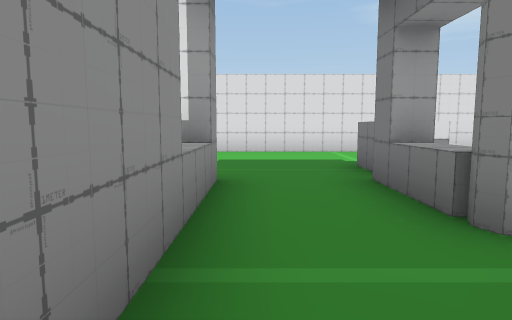
View 1 (above)

24 first-person views from a walk through a 3-D level made in the Unity game engine. The camera is 1.4 m above the floor, tilts 6° down and sees 75° across. The floor is counted in squares, 2 m on a side. Each view is taken from the middle of a square. On the plan, view 1 faces up. The plan holds only what a view shows up to about 10 squares ahead; the rest is blank. The place goes on beyond the plan. The player character is not drawn. Door leaves are left out, so doorways stand open.

View 2
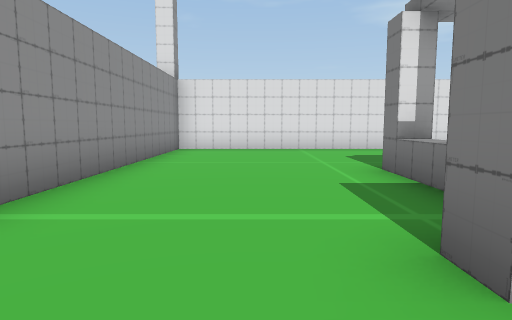

View 3
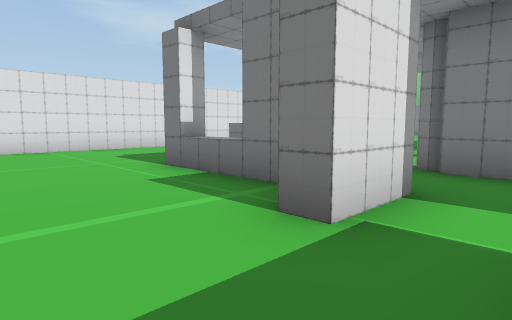

View 4
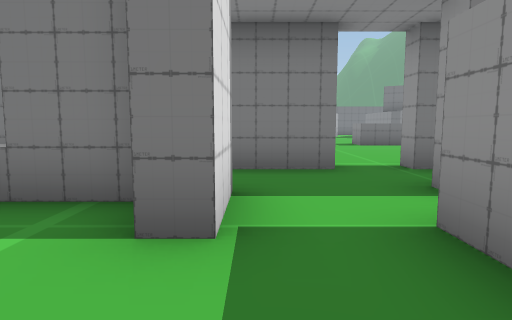

View 5
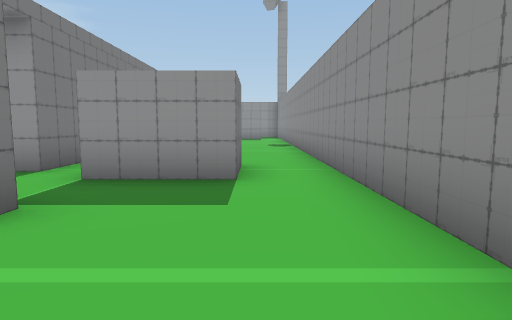

View 6
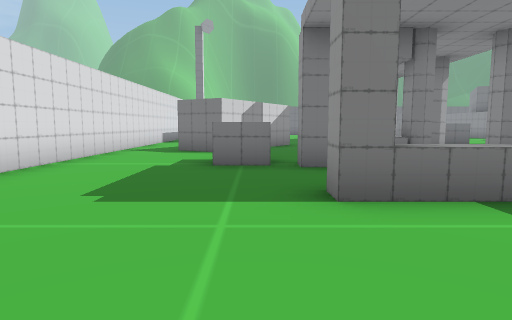

View 7
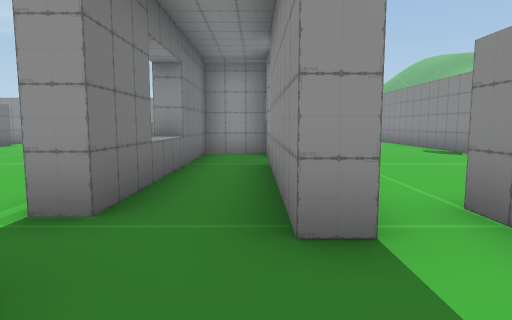

View 8
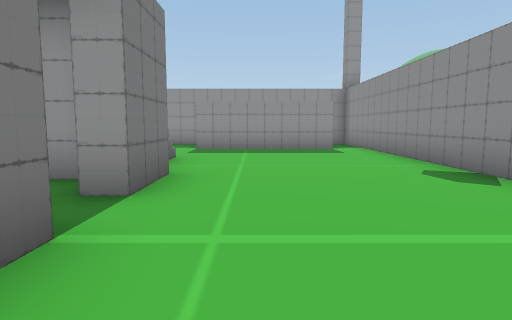

View 9
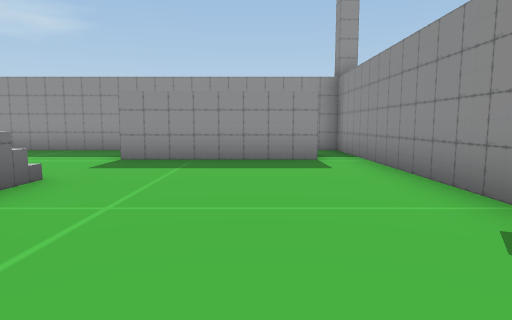

View 10
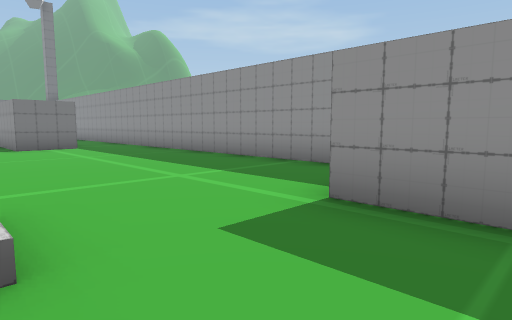

View 11
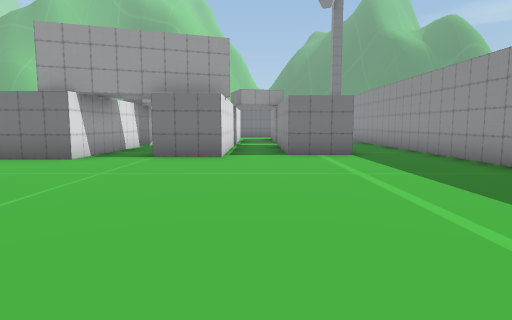

View 12
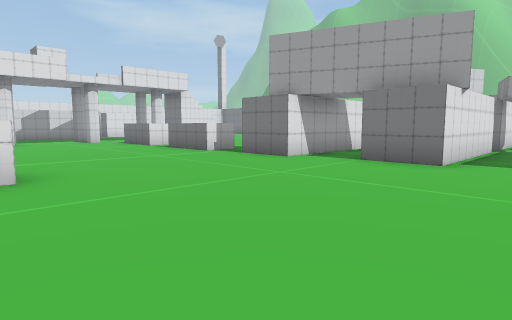

View 13
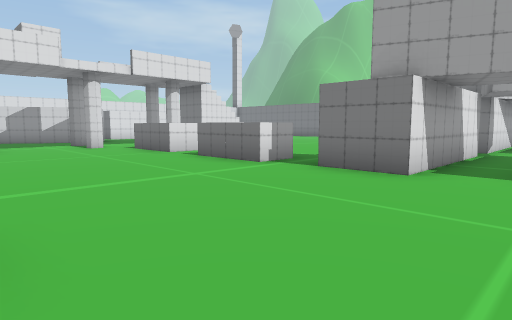

View 14
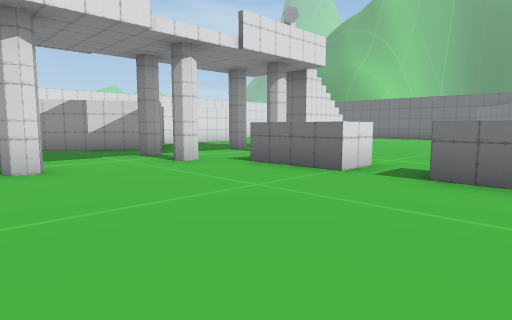

View 15
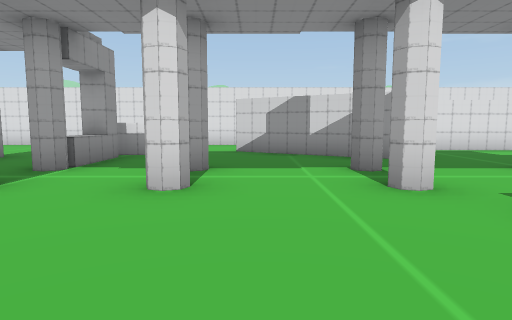

View 16
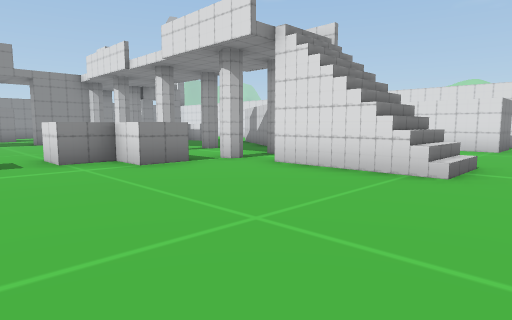

View 17
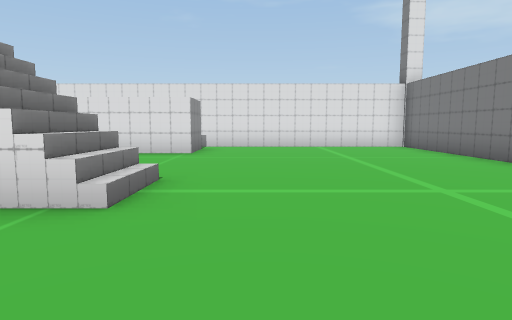

View 18
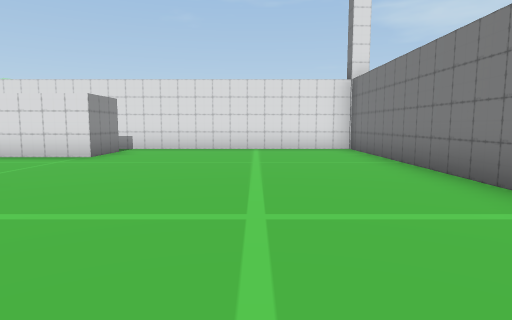

View 19
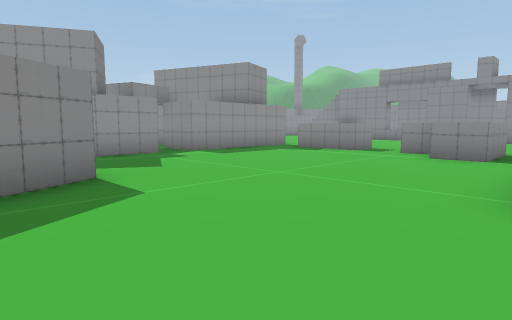

View 20
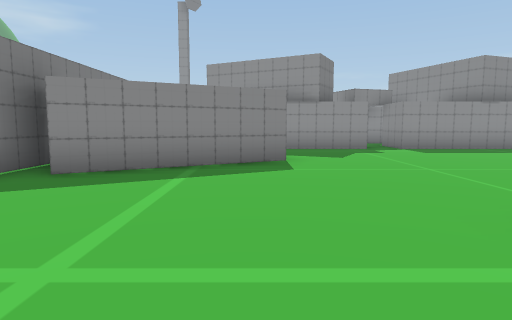

View 21
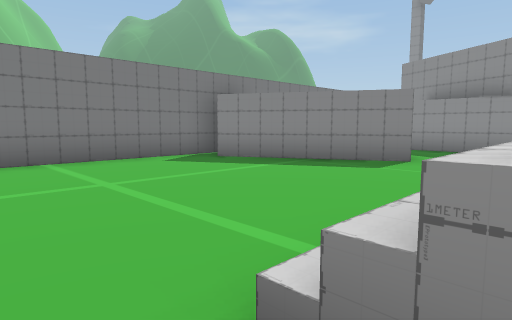

View 22
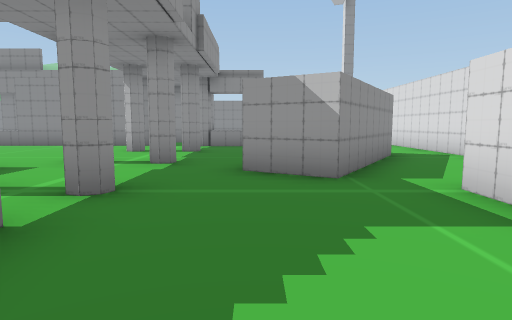

View 23
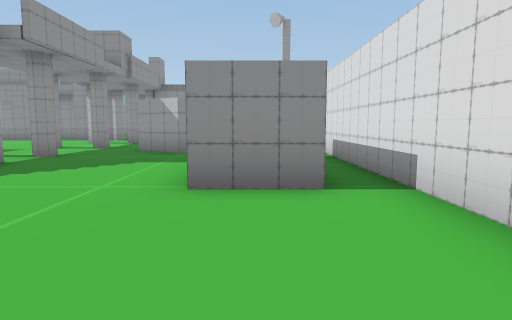

View 24
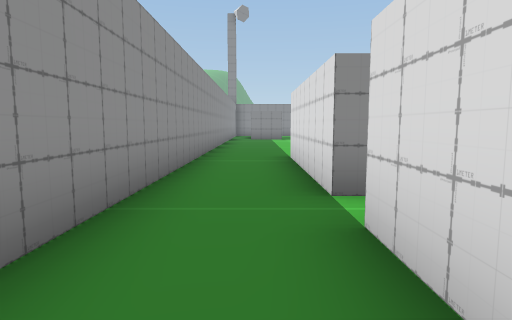

### Floor plan
Key: @ floor where view 1 was taken; # wall or solid block; x gap in a wall; . floor; / step, stairs or slope; D open door; = window, fence, low wall or low ledge; ^ raised ledge.
Columns run from 6 left of view 1 to 20 right of it. Each row starts with its distance up from view 1.
  9   ###########  ############
  8 #.............  ..........#
  7 #..........#....   #......#
  6 #..........###..####......#
  5 #.......^...###...........#
  4 #....#DDx.....#...........#
  3 #....^..^.................#
  2 #....#..#.#..#.#/////.....#
  1 #....#..x........////.....#
  0 #...##@# .................#
 -1 #......#......^^..........#
 -2 #..###.DD.....^.........###
 -3 #..###.#..............#####
 -4 #....#.#......^.......#
 -5 #....#.^......^........
 -6 #....DD# ..............
 -7 #....DD# .....####.####
 -8 #....//=^.....####.###
 -9 #..../  ............
-10 #...../ ......#
-11 #.....//......#######
-12 #..................
-13 #..............###
-14 #.####.........####.##
-15 #.    .................
-16 #.     ...............
-17 ##     ##############

Where each view was taken, in squares from view 1:
view 1: 0 up, 0 right, facing up
view 2: 1 down, 3 left, facing up
view 3: 1 down, 4 left, facing up-right
view 4: 0 up, 4 left, facing right
view 5: 3 up, 4 left, facing down
view 6: 5 up, 4 left, facing right
view 7: 0 up, 0 right, facing down
view 8: 4 down, 2 left, facing down
view 9: 7 down, 3 left, facing down
view 10: 11 down, 2 left, facing down-right
view 11: 12 down, 1 right, facing right
view 12: 13 down, 2 right, facing up-right
view 13: 10 down, 3 right, facing up-right
view 14: 5 down, 3 right, facing up-right
view 15: 3 down, 5 right, facing up
view 16: 4 down, 15 right, facing up-left
view 17: 2 down, 15 right, facing up
view 18: 1 down, 17 right, facing up
view 19: 1 up, 17 right, facing down-left
view 20: 3 up, 16 right, facing down
view 21: 3 up, 13 right, facing down-right
view 22: 4 up, 13 right, facing left
view 23: 7 up, 17 right, facing left
view 24: 15 down, 16 right, facing left
